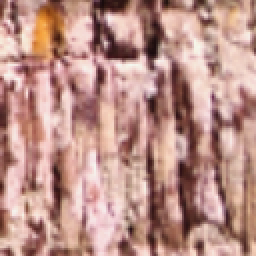
#> input picture app/datasets/c001_005.png, 128 x 128 px (shown 2 times larger); its folder holds only this picture in this run
$ python -i processRgb.py   (imports and definitions only)
#> lines starting #> are read from the running program, lines starting #| are printed output that depends on the picture
import numpy as np
import matplotlib.pyplot as plt
import os
from config import path
import cv2
from skimage import io
from skimage.metrics import structural_similarity as ssim
from skimage.color import rgb2hsv

# [10 lines left out: functions calcDistancePdfRgb, returnNumImagesSimilarRgb, not called in this run]

def calcRGBPdf(image):
  # Separa os canais de cores (R, G, B)
  r, g, b = image[:, :, 0], image[:, :, 1], image[:, :, 2]
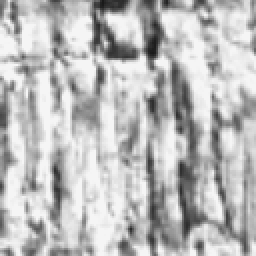
#> r: shape (128, 128) (shown 2 times larger); min 25, max 245, mean 187.2
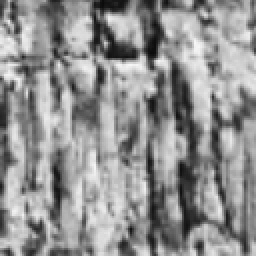
#> g: shape (128, 128) (shown 2 times larger); min 11, max 247, mean 144.8
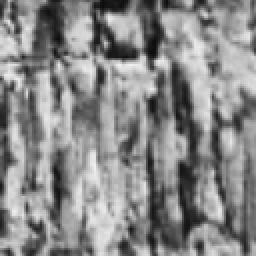
#> b: shape (128, 128) (shown 2 times larger); min 12, max 239, mean 136

  # Calcula os histogramas para cada canal
  hist_r, bins_r = np.histogram(r, bins=256, range=[0, 256])
#> hist_r = 256 values, max 1405 at index 245, min 0 at index 0, mean 64; bins_r = 257 values from 0 to 256
  hist_g, bins_g = np.histogram(g, bins=256, range=[0, 256])
#> hist_g = 256 values, max 145 at index 180, min 0 at index 0, mean 64; bins_g = 257 values from 0 to 256
  hist_b, bins_b = np.histogram(b, bins=256, range=[0, 256])
#> hist_b = 256 values, max 148 at index 182, min 0 at index 0, mean 64; bins_b = 257 values from 0 to 256

  # Calcula as PDFs para cada canal
  pdf_r = hist_r / np.sum(hist_r)
#> pdf_r = 256 values, max 0.0858 at index 245, min 0 at index 0, mean 0.00391
  pdf_g = hist_g / np.sum(hist_g)
#> pdf_g = 256 values, max 0.00885 at index 180, min 0 at index 0, mean 0.00391
  pdf_b = hist_b / np.sum(hist_b)
#> pdf_b = 256 values, max 0.00903 at index 182, min 0 at index 0, mean 0.00391

  return pdf_r, pdf_g, pdf_b

# [54 lines left out: functions isImageMatchRgb, processRgb, not called in this run]

>>> import cv2
>>> picture = cv2.cvtColor(cv2.imread('../../datasets/c001_005.png'), cv2.COLOR_BGR2RGB)
>>> result = calcRGBPdf(picture)

$ run again, on app/datasets/c002_006.png
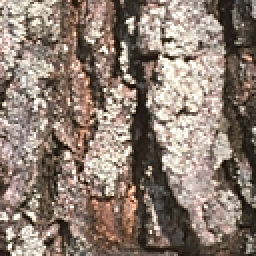
#> input picture app/datasets/c002_006.png, 128 x 128 px (shown 2 times larger)
#> in calcRGBPdf, `r, g, b = image[:, :, 0], image[:, :, 1], image[:, :, 2]`:
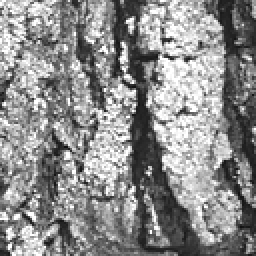
#> r: shape (128, 128) (shown 2 times larger); min 16, max 255, mean 140.1
#> in calcRGBPdf, `r, g, b = image[:, :, 0], image[:, :, 1], image[:, :, 2]`:
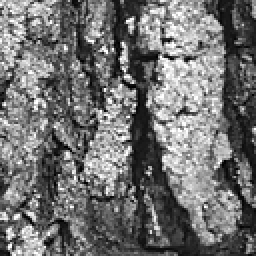
#> b: shape (128, 128) (shown 2 times larger); min 0, max 255, mean 113
#> hist_r = 256 values, max 691 at index 255, min 0 at index 0, mean 64; bins_r = 257 values from 0 to 256
#> hist_g = 256 values, max 350 at index 255, min 0 at index 0, mean 64; bins_g = 257 values from 0 to 256
#> hist_b = 256 values, max 160 at index 255, min 7 at index 4, mean 64; bins_b = 257 values from 0 to 256
#> pdf_r = 256 values, max 0.0422 at index 255, min 0 at index 0, mean 0.00391
#> pdf_g = 256 values, max 0.0214 at index 255, min 0 at index 0, mean 0.00391
#> pdf_b = 256 values, max 0.00977 at index 255, min 0.000427 at index 4, mean 0.00391

$ run again, on app/datasets/c002_013.png
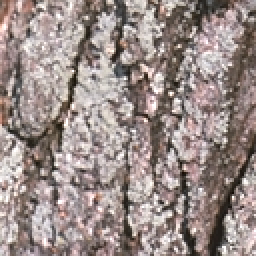
#> input picture app/datasets/c002_013.png, 128 x 128 px (shown 2 times larger)
#> in calcRGBPdf, `r, g, b = image[:, :, 0], image[:, :, 1], image[:, :, 2]`:
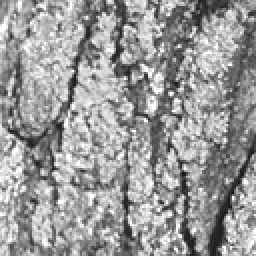
#> r: shape (128, 128) (shown 2 times larger); min 19, max 255, mean 153.1
#> in calcRGBPdf, `r, g, b = image[:, :, 0], image[:, :, 1], image[:, :, 2]`:
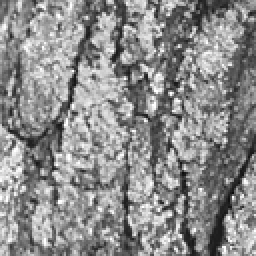
#> g: shape (128, 128) (shown 2 times larger); min 10, max 255, mean 139.5
#> hist_r = 256 values, max 175 at index 168, min 0 at index 0, mean 64; bins_r = 257 values from 0 to 256
#> hist_g = 256 values, max 132 at index 187, min 0 at index 0, mean 64; bins_g = 257 values from 0 to 256
#> hist_b = 256 values, max 150 at index 135, min 0 at index 0, mean 64; bins_b = 257 values from 0 to 256
#> pdf_r = 256 values, max 0.0107 at index 168, min 0 at index 0, mean 0.00391
#> pdf_g = 256 values, max 0.00806 at index 187, min 0 at index 0, mean 0.00391
#> pdf_b = 256 values, max 0.00916 at index 135, min 0 at index 0, mean 0.00391

$ run again, on app/datasets/c002_015.png
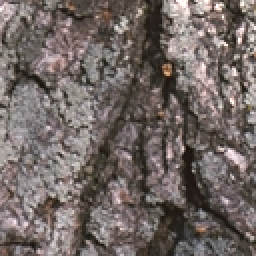
#> input picture app/datasets/c002_015.png, 128 x 128 px (shown 2 times larger)
#> in calcRGBPdf, `r, g, b = image[:, :, 0], image[:, :, 1], image[:, :, 2]`:
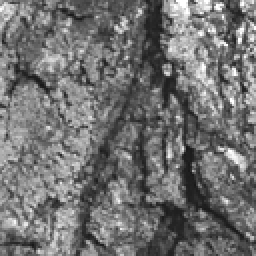
#> r: shape (128, 128) (shown 2 times larger); min 22, max 255, mean 113.2
#> in calcRGBPdf, `r, g, b = image[:, :, 0], image[:, :, 1], image[:, :, 2]`:
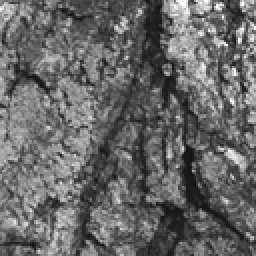
#> g: shape (128, 128) (shown 2 times larger); min 13, max 255, mean 103.5
#> hist_r = 256 values, max 183 at index 96, min 0 at index 0, mean 64; bins_r = 257 values from 0 to 256
#> hist_g = 256 values, max 170 at index 82, min 0 at index 0, mean 64; bins_g = 257 values from 0 to 256
#> hist_b = 256 values, max 176 at index 83, min 0 at index 0, mean 64; bins_b = 257 values from 0 to 256
#> pdf_r = 256 values, max 0.0112 at index 96, min 0 at index 0, mean 0.00391
#> pdf_g = 256 values, max 0.0104 at index 82, min 0 at index 0, mean 0.00391
#> pdf_b = 256 values, max 0.0107 at index 83, min 0 at index 0, mean 0.00391
